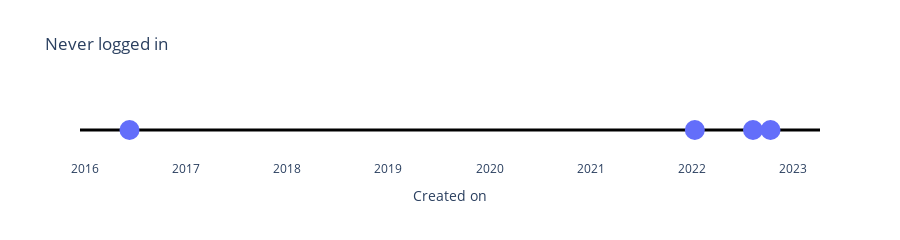

Notebook code for this chart:
### Code cell
fig = go.Figure()
fig.add_trace(go.Scatter(
    x=df['created_on'], y=[0]*len(df['created_on'].to_list()), mode='markers', marker_size=20
))
fig.update_xaxes(showgrid=False, title_text="Created on")
fig.update_yaxes(showgrid=False, 
                 zeroline=True, zerolinecolor='black', zerolinewidth=3,
                 showticklabels=False)
fig.update_layout(height=200, plot_bgcolor='white', title_text="Never logged in")
fig.show()

### Figure 1 — Plotly figure (JSON) as saved in the notebook; plotly's stock layout.template omitted (floating-point values rounded to 4 significant figures)
{"data": [{"marker": {"size": 20}, "mode": "markers", "type": "scatter", "x": ["2022-08-08T16:48:23.119000-07:00", "2022-01-10T20:08:17.338000-08:00", "2022-10-10T21:35:16.747000-07:00", "2016-06-10T18:42:29.798000-07:00"], "y": [0, 0, 0, 0]}], "layout": {"height": 200, "plot_bgcolor": "white", "title": {"text": "Never logged in"}, "xaxis": {"showgrid": false, "title": {"text": "Created on"}}, "yaxis": {"showgrid": false, "showticklabels": false, "zeroline": true, "zerolinecolor": "black", "zerolinewidth": 3}}}
